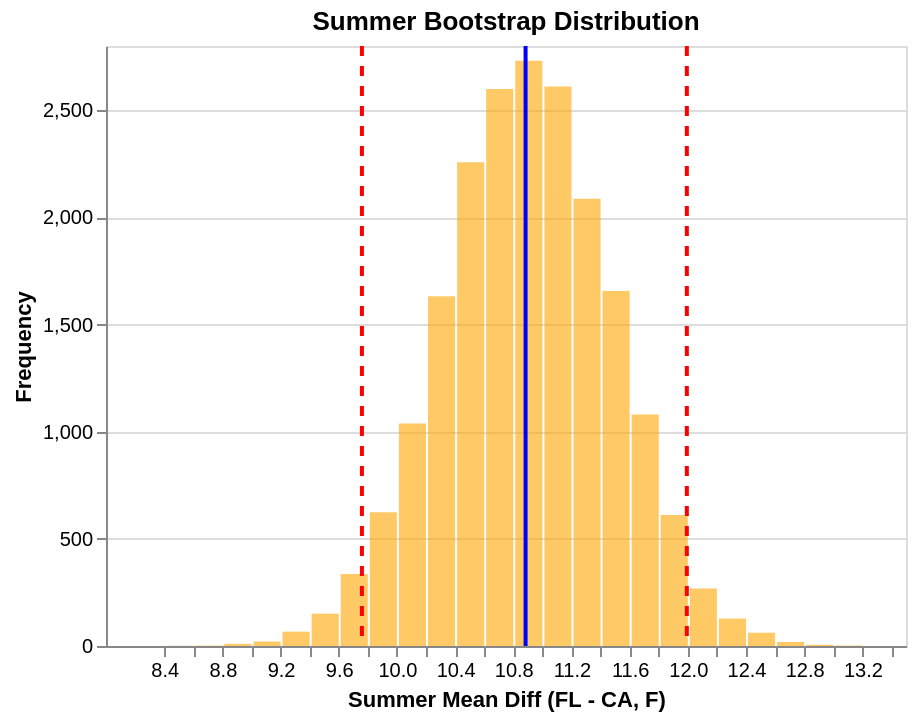
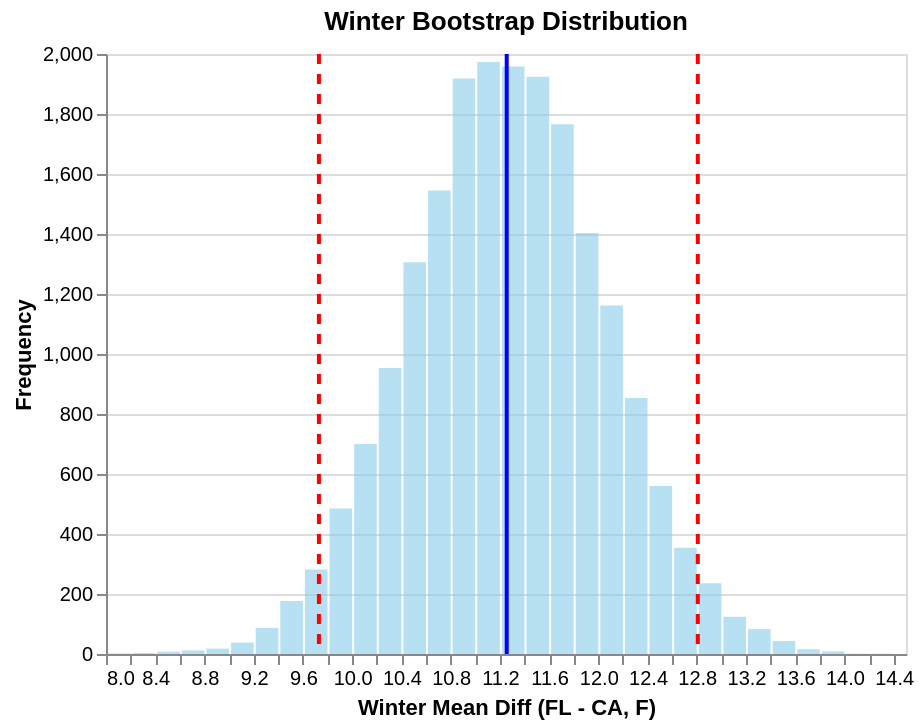

Notebook cell for these charts, in order:
### Markdown cell above
Looking at the RMSPE results, the linear regression model has an RMSPE of 17.7472, which means that, on average, the predicted temperature is off from the actual temperature by about 18°F. In contrast, the K-NN regression model has a lower RMSPE of 12.0588, indicating that it makes more accurate predictions than the linear regression model. In addition, the linear regression model’s R-squared value is only 0.0805, showing that the variables Month, Wind Speed, and Precipitation explain only about 8% of the variation in average temperature. Overall, these numbers suggest that using this set of variables with a linear regression model is not sufficient for accurately predicting temperature.

This conclusion becomes clearer when looking at the graph. While there is a clear seasonal pattern where average temperature generally increases as the months progress from winter to summer, the actual temperature values within each month are spread out quite widely. In other words, even within the same month, temperatures can vary a lot. The regression line captures only the overall average trend, but most data points are scattered far from the line rather than clustering around it. This makes it clear that Month alone cannot explain individual temperature observations, and that other factors—such as location or day-to-day weather conditions—play a large role. This visual pattern helps explain why the R-squared value is low and why the prediction error remains relatively large.

### Code cell
import pandas as pd
import numpy as np
import altair as alt

top_5_states = weather_tidy['State'].value_counts().nlargest(5).index.tolist()
print(f"Top 5 States by observation count: {top_5_states}")

states_to_compare = ['Florida', 'California']

def run_bootstrap_diff(data, state_a, state_b, season, n_replicates=20000):
    season_data = data[data['Season'] == season]
    a_temps = season_data[season_data['State'] == state_a]['Avg_Temp']
    b_temps = season_data[season_data['State'] == state_b]['Avg_Temp']
    
    observed_diff = a_temps.mean() - b_temps.mean()
    
    np.random.seed(42)
    boot_diffs = []
    for _ in range(n_replicates):
        a_boot = a_temps.sample(frac=1, replace=True)
        b_boot = b_temps.sample(frac=1, replace=True)
        boot_diffs.append(a_boot.mean() - b_boot.mean())
    
    boot_results = pd.DataFrame({"diff_means": boot_diffs, "Season": season})
    ci = boot_results["diff_means"].quantile([0.025, 0.975])
    return boot_results, observed_diff, ci

results = []
for season in ['Summer', 'Winter']:
    boot_df, obs, ci = run_bootstrap_diff(weather_tidy, states_to_compare[0], states_to_compare[1], season)
    results.append((boot_df, obs, ci, season))

summer_res = results[0]
summer_chart = alt.Chart(summer_res[0]).mark_bar(opacity=0.6, color='orange').encode(
    x=alt.X("diff_means:Q").bin(maxbins=40).title("Summer Mean Diff (FL - CA, F)"),
    y=alt.Y("count()").title("Frequency")
).properties(title="Summer Bootstrap Distribution", width=400, height=300)

s_obs_line = alt.Chart(pd.DataFrame({'x': [summer_res[1]]})).mark_rule(color='blue', size=2).encode(x='x')
s_ci_lines = alt.Chart(pd.DataFrame({'x': [summer_res[2][0.025], summer_res[2][0.975]]})).mark_rule(color='red', strokeDash=[5,5], size=2).encode(x='x')

(summer_chart + s_obs_line + s_ci_lines).display()

winter_res = results[1]
winter_chart = alt.Chart(winter_res[0]).mark_bar(opacity=0.6, color='skyblue').encode(
    x=alt.X("diff_means:Q").bin(maxbins=40).title("Winter Mean Diff (FL - CA, F)"),
    y=alt.Y("count()").title("Frequency")
).properties(title="Winter Bootstrap Distribution", width=400, height=300)

w_obs_line = alt.Chart(pd.DataFrame({'x': [winter_res[1]]})).mark_rule(color='blue', size=2).encode(x='x')
w_ci_lines = alt.Chart(pd.DataFrame({'x': [winter_res[2][0.025], winter_res[2][0.975]]})).mark_rule(color='red', strokeDash=[5,5], size=2).encode(x='x')

(winter_chart + w_obs_line + w_ci_lines).display()

for _, obs, ci, season in results:
    print(f"\n[{season}] {states_to_compare[0]} - {states_to_compare[1]}")
    print(f"Observed Difference: {obs:.4f} F")
    print(f"95% Confidence Interval: [{ci[0.025]:.4f}, {ci[0.975]:.4f}]")

### Figure 1 — Vega-Lite specification as saved in the notebook (floating-point values rounded to 4 significant figures; data arrays with more than 128 entries replaced by an {"elided": "..."} marker saying what was removed)
{"config": {"view": {"continuousWidth": 300, "continuousHeight": 300}}, "layer": [{"data": {"name": "data-795fe558b6f9b885feeb001845ce4cda"}, "mark": {"type": "bar", "color": "orange", "opacity": 0.6}, "encoding": {"x": {"bin": {"maxbins": 40}, "field": "diff_means", "title": "Summer Mean Diff (FL - CA, F)", "type": "quantitative"}, "y": {"aggregate": "count", "title": "Frequency", "type": "quantitative"}}, "title": "Summer Bootstrap Distribution"}, {"data": {"name": "data-54dcf8cfb80b5122affeb93845031eda"}, "mark": {"type": "rule", "color": "blue", "size": 2}, "encoding": {"x": {"field": "x", "type": "quantitative"}}}, {"data": {"name": "data-4a572350a5fd3a4cfeeb873b229c1519"}, "mark": {"type": "rule", "color": "red", "size": 2, "strokeDash": [5, 5]}, "encoding": {"x": {"field": "x", "type": "quantitative"}}}], "height": 300, "width": 400, "$schema": "https://vega.github.io/schema/vega-lite/v5.8.0.json", "datasets": {"data-795fe558b6f9b885feeb001845ce4cda": {"elided": "20000 records"}, "data-54dcf8cfb80b5122affeb93845031eda": [{"x": 10.88}], "data-4a572350a5fd3a4cfeeb873b229c1519": [{"x": 9.759}, {"x": 11.99}]}}

### Figure 2 — Vega-Lite specification as saved in the notebook (floating-point values rounded to 4 significant figures; data arrays with more than 128 entries replaced by an {"elided": "..."} marker saying what was removed)
{"config": {"view": {"continuousWidth": 300, "continuousHeight": 300}}, "layer": [{"data": {"name": "data-557aa93972e97247cfc0b88fde65a96e"}, "mark": {"type": "bar", "color": "skyblue", "opacity": 0.6}, "encoding": {"x": {"bin": {"maxbins": 40}, "field": "diff_means", "title": "Winter Mean Diff (FL - CA, F)", "type": "quantitative"}, "y": {"aggregate": "count", "title": "Frequency", "type": "quantitative"}}, "title": "Winter Bootstrap Distribution"}, {"data": {"name": "data-98a6f1bf1174a7c229a70ad9f89c0ca2"}, "mark": {"type": "rule", "color": "blue", "size": 2}, "encoding": {"x": {"field": "x", "type": "quantitative"}}}, {"data": {"name": "data-d7a69d92bbfa2b7d8197ff00e1c806b4"}, "mark": {"type": "rule", "color": "red", "size": 2, "strokeDash": [5, 5]}, "encoding": {"x": {"field": "x", "type": "quantitative"}}}], "height": 300, "width": 400, "$schema": "https://vega.github.io/schema/vega-lite/v5.8.0.json", "datasets": {"data-557aa93972e97247cfc0b88fde65a96e": {"elided": "20000 records"}, "data-98a6f1bf1174a7c229a70ad9f89c0ca2": [{"x": 11.26}], "data-d7a69d92bbfa2b7d8197ff00e1c806b4": [{"x": 9.73}, {"x": 12.81}]}}
